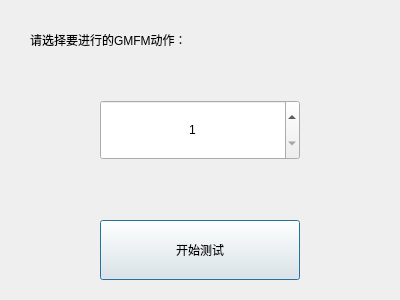
<?xml version="1.0" encoding="UTF-8"?>
<ui version="4.0">
 <class>GMFMDialog</class>
 <widget class="QDialog" name="GMFMDialog">
  <property name="geometry">
   <rect>
    <x>0</x>
    <y>0</y>
    <width>400</width>
    <height>300</height>
   </rect>
  </property>
  <property name="windowTitle">
   <string>Dialog</string>
  </property>
  <widget class="QSpinBox" name="GMFM_Pose_Index_SpinBox">
   <property name="geometry">
    <rect>
     <x>100</x>
     <y>100</y>
     <width>200</width>
     <height>60</height>
    </rect>
   </property>
   <property name="alignment">
    <set>Qt::AlignCenter</set>
   </property>
   <property name="buttonSymbols">
    <enum>QAbstractSpinBox::UpDownArrows</enum>
   </property>
   <property name="minimum">
    <number>1</number>
   </property>
  </widget>
  <widget class="QLabel" name="label">
   <property name="geometry">
    <rect>
     <x>30</x>
     <y>30</y>
     <width>200</width>
     <height>20</height>
    </rect>
   </property>
   <property name="text">
    <string>请选择要进行的GMFM动作：</string>
   </property>
  </widget>
  <widget class="QPushButton" name="start_GMFM_PushButton">
   <property name="geometry">
    <rect>
     <x>100</x>
     <y>220</y>
     <width>200</width>
     <height>60</height>
    </rect>
   </property>
   <property name="text">
    <string>开始测试</string>
   </property>
  </widget>
 </widget>
 <resources/>
 <connections/>
</ui>
